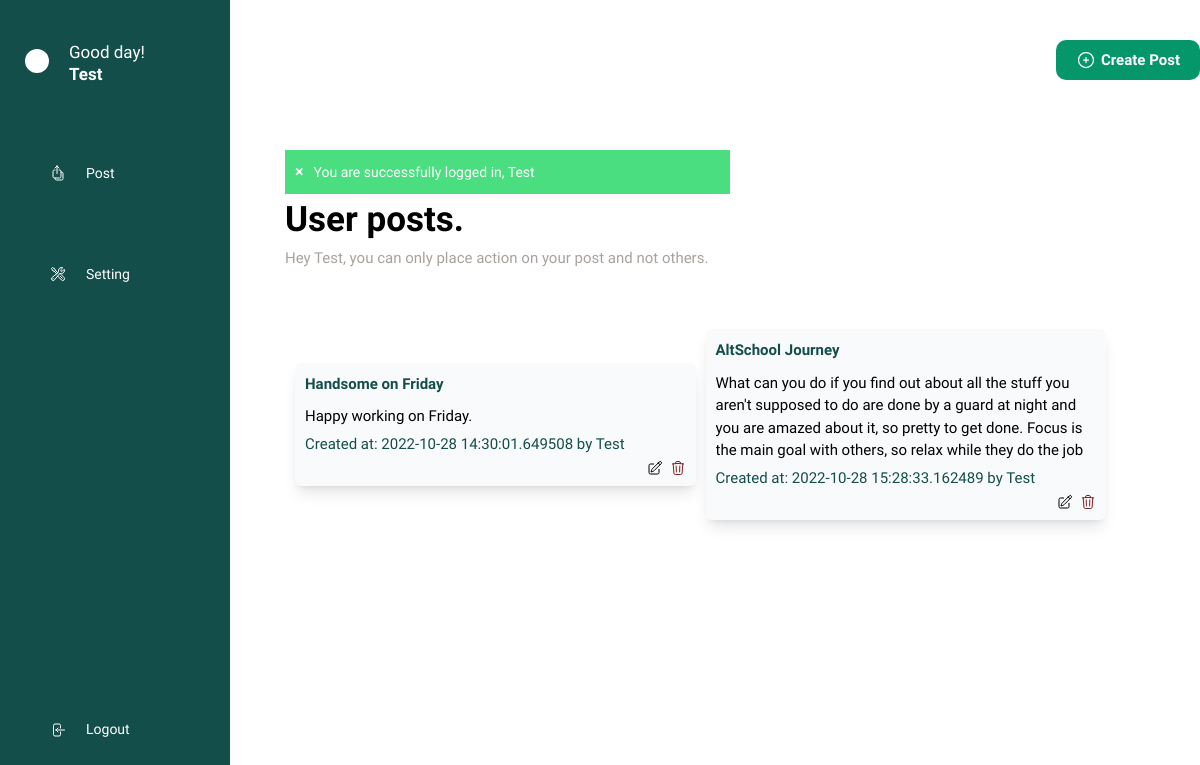
The page /dashboard (signed in) on the database its author committed.
### app.py (models this page shows, shortened)
class User(db.Model, UserMixin):
    id = db.Column(db.Integer, primary_key=True, autoincrement=True)
    name = db.Column(db.String(15), unique=True, nullable=False)
    email = db.Column(db.String(25), unique=True, nullable=False)
    password = db.Column(db.String(80), nullable=False)

class Post(db.Model):
    id = db.Column(db.Integer, primary_key=True, unique=True)
    title = db.Column(db.String(100))
    content = db.Column(db.String(1000))
    author = db.Column(db.String(100), nullable=False)
    date = db.Column(db.DateTime, default=datetime.utcnow)

### app.py (the view)
@app.route('/dashboard')
@login_required
def dashboard():
    user = current_user
    blogs = Post.query.all()
    if user:
        flash('You are successfully logged in', 'success')
    else:
        pass
    return render_template('dashboard.html', blogs=blogs, user=user)

### app.py (called while the page is built)
@login_manager.user_loader
def user_loader(id):
    return User.query.get(int(id))

### templates/dashboard.html (shortened to what this page needs)
<!DOCTYPE html>
<html lang="en">
<head>
    <script src="https://cdn.tailwindcss.com"></script>
</head>
<body>
    <div class="md:flex md:items-top">
        <div class="fixed z-[9999] top-0 w-full md:h-full left-0 md:w-[230px] bg-[#134e4a] py-[30px]">
            <div class="w-full space-x-[20px] flex items-center py-[10px] px-[25px]">
                <div class="text-[#fff]">
                    <div class="rounded-full w-6 h-6 bg-[#fff]"></div>
                </div>
                <div>
                    <div class="font-[500] text-[17px] text-[#fff]">Good day!</div>
                    <div class="font-[700] leading-[17px] text-[17px] text-[#fff]">{{ user.name }}</div>
                </div>
            </div>
            <div class="w-full hidden md:block mt-[60px] space-x-[20px] flex items-center py-[10px] px-[50px]">
                <a href="/" class="space-x-[20px] flex items-center w-full">
                    <div class="text-[#fff]">
                    </div>
                    <div>
                        <div class="font-[500] text-[14px] text-[#fff]">Post</div>
                    </div>
                </a>
            </div>
            <div class="w-full mt-[60px] hidden md:flex space-x-[20px] flex items-center py-[10px] px-[50px]">
                <div class="text-[#fff]">
                </div>
                <div>
                    <div class="font-[500] text-[14px] text-[#fff]">Setting</div>
                </div>
            </div>
            <div class="absolute hidden md:block bottom-0 mb-[50px]">
                <div class="w-full mt-[60px] space-x-[20px] flex items-center py-[10px] px-[50px]">
                    <div class="text-[#fff]">
                    </div>
                    <a href="{{ url_for('logout') }}">
                        <div>
                            <div class="font-[500] text-[14px] text-[#fff]">Logout</div>
                        </div>
                    </a>
                </div>
            </div>
        </div>
        <div class="md:ml-[260px] w-[95%] pb-[30px] md:w-[65%] lg:w-[80%] mt-[120px] md:mt-[0px] lg:mt-[0px]">
            <div class="py-[40px] sticky h-fit w-full">
                <a href="{{ url_for('create' ,id = user.id) }}">
                    <div
                        class="float-right flex items-center space-x-[5px] bg-[#059669] cursor-pointer font-[600] text-[#fff] text-[15px] text-center rounded-[10px] py-[10px] leading-[18px] px-[20px]">
                        <div class="text-[#fff] font-[600]">
                            <svg xmlns="http://www.w3.org/2000/svg" fill="none" viewBox="0 0 24 24" stroke-width="1.5"
                                stroke="currentColor" class="w-5 h-5">
                                <path stroke-linecap="round" stroke-linejoin="round"
                                    d="M12 9v6m3-3H9m12 0a9 9 0 11-18 0 9 9 0 0118 0z" />
                            </svg>
                        </div>
                        <div>Create Post</div>
                    </div>
                </a>
            </div>
            <div class="mt-[60px] w-full py-[10px] px-[25px]">
                {% with success = get_flashed_messages(category_filter=["success"]) %}
                {% if success %}
                <div id="success"
                    class="bg-[#4ade80] flex space-x-[10px] items-center p-[10px] text-[#fff] text-[14px] w-full md:w-[50%]">
                    <div id="close" class="close cursor-pointer font-[600] text-[16px]" href="javascript:void(0)">×
                    </div>
                    <div>
                        {%- for msg in success %}
                        <span>{{ msg }}, {{ user.name }}</span>
                        {% endfor -%}
                    </div>
                </div>
                {% endif %}
                {% endwith %}
                <div class="font-[700] text-[#000] text-[25px] md:text-[35px]">User posts.</div>
                <div class="font-[400] text-[#a8a29e] text-[12px] md:text-[15px]">Hey {{ user.name }}, you can only
                    place action on
                    your post and not others.</div>
                <div class="flex flex-row flex-wrap mt-[30px] items-center w-full">
                    {% for blog in blogs %}
                    {% if user.name == blog.author %}
                    <div
                        class="bg-[#f9fafb] h-fit md:h-fit mt-[30px] ml-[10px] overflow-y-scroll p-[10px] shadow-lg w-full md:w-[45%] rounded-[6px]">
                        <div class="font-[700] text-[15px] text-[#134e4a]">{{ blog.title }}</div>
                        <div class="content font-[500] overflow-scroll h-fit w-full text-[15px] text-[#000] mt-[10px]">
                            <div class="overflow-scroll w-fit">{{ blog.content }}</div>
                        </div>
                        <div class="font-[500] text-[12px] md:text-[15px] text-[#134e4a] mt-[5px]">Created at: {{
                            blog.date }} by
                            {{ blog.author }}</div>
                        <div class="mt-[5px] text-right w-full">
                            <div class="flex space-x-[7px] float-right">
                                <a href="{{ url_for('update' ,id = blog.id) }}">
                                    <div>
                                    </div>
                                </a>
                                <a href="{{ url_for('delete' ,id = blog.id) }}">
                                    <div class="text-red-900">
                                    </div>
                                </a>
                            </div>
                        </div>
                    </div>
                    {% endif %}
                    {% endfor %}
                </div>
            </div>
        </div>
    </div>
</body>
</html>

### templates/dashboard.html (style rules this page uses)
body { font-family: 'Puritan', sans-serif; user-select: none; }

### rows shown on the page
User: name "Test", name "Test"
Post: title "Handsome on Friday", content "Happy working on Friday.", date "2022-10-28 14:30:01.649508", author "Test"
Post: title "AltSchool Journey", content "What can you do if you find out about all the stuff you aren't supposed to do are done by a guard at night and you are amazed about it, so pretty to get done. Focus is the main goal with others, so relax while they do the job", date "2022-10-28 15:28:33.162489", author "Test"

### other values the page prints
{{ msg }} "You are successfully logged in"
